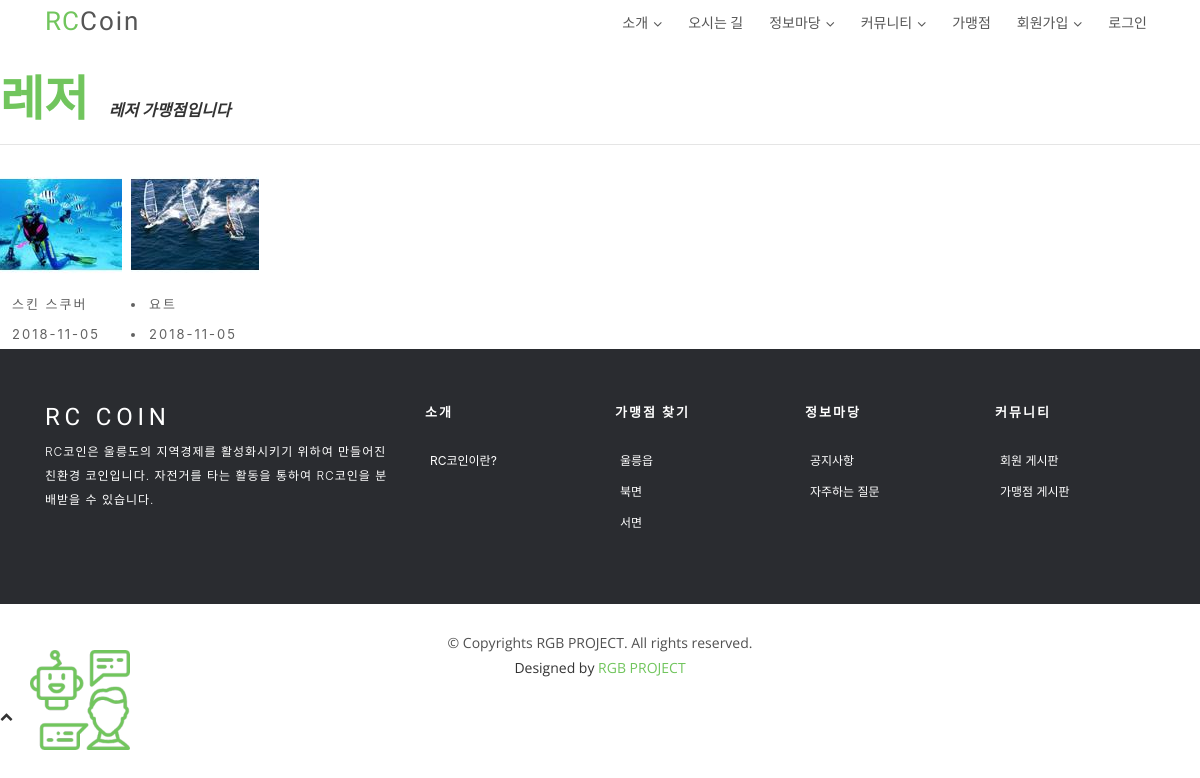
/photo/album/3/, run on an earlier commit of the app's database.
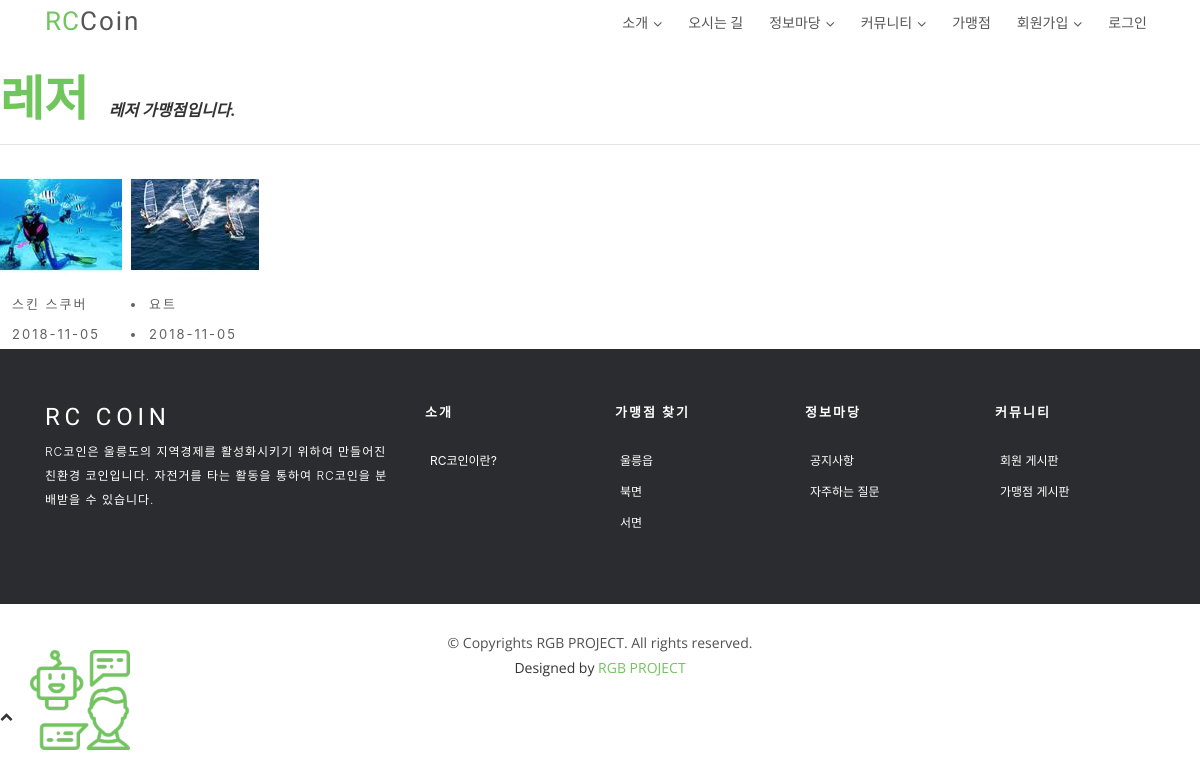
And on a later commit of the database.
### photo/models.py (models this page shows, shortened)
@python_2_unicode_compatible
class Album(models.Model):
    name = models.CharField(max_length=50)
    description = models.CharField('One Line Description', max_length=100, blank=True)
    class Meta:
        ordering = ['name']

### photo/views.py (the view)
# urls.py: url(r'^album/(?P<pk>\d+)/$', AlbumDV.as_view(), name='album_detail'),
class AlbumDV(DetailView):
    model = Album

### photo/fields.py (called while the page is built)
def _add_thumb(s):
    parts = s.split(".")
    parts.insert(-1, "thumb")
    if parts[-1].lower() not in ['jpeg','jpg']:
        parts[-1]='jpg'
    return ".".join(parts)

    def _get_thumb_url(self):
        return _add_thumb(self.url)

### photo/models.py (called while the page is built)
    def get_absolute_url(self):
        return reverse('photo:photo_detail', args=(self.id,))

### photo/templates/photo/album_detail.html (shortened to what this page needs)
{% extends '../base.html' %}
{% load staticfiles %}
{% block content %}
{% block extrastyle %}{% static "photo/photo.css" %}{% endblock %}
<section id="team">
    <br><br>
<div id="content">
    <h2 style="display:inline">{{ object.name }}</h2>
    &emsp;<b><i>{{ object.description }}</i></b>
    <hr/>
    <div class="album-detail">
        <div class="row">
        {% for photo in object.photo_set.all %}
        <div class="album-detail-photo">
            <a href="{{ photo.get_absolute_url }}">
            <img class="thumbnail" src="{{ photo.image.thumb_url }}" />
            </a>
            <li id="a">{{ photo.title }}</li>
            <li>{{ photo.upload_date|date:"Y-m-d" }}</li>
        </div>
        {% endfor %}
 </div>
    </div>
</div>
</section>
{% endblock content %}

What changed in the data, as far as the page shows it:
changed Album "레저": description "레저 가맹점입니다" → "레저 가맹점입니다."
